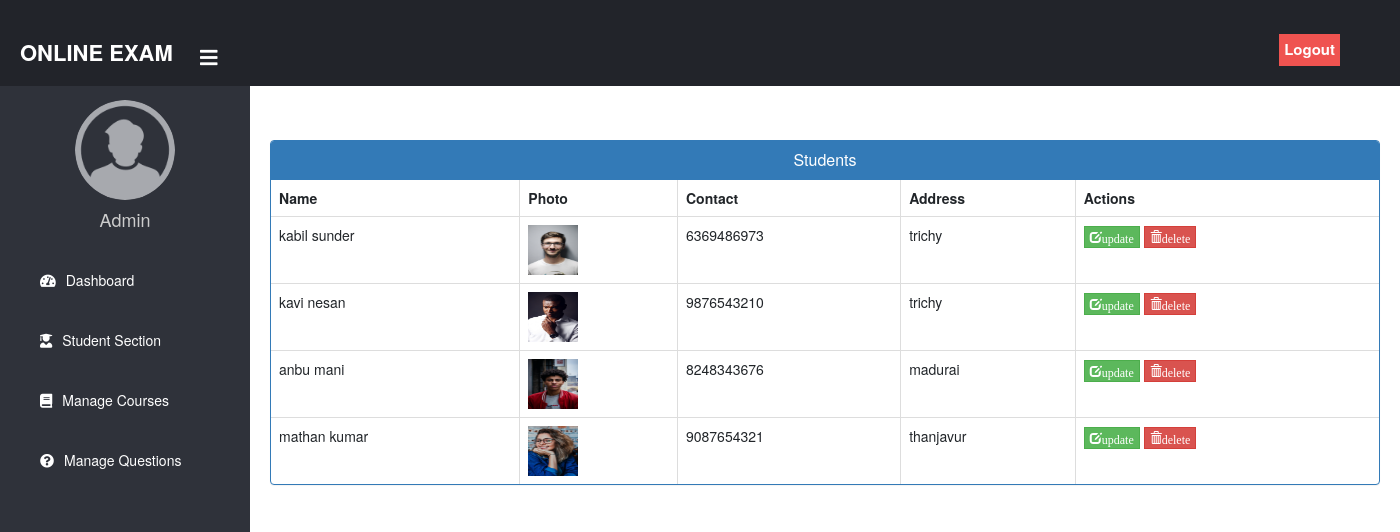
The page /admin_view_student on the database its author committed.
### student_app/models.py (models this page shows, shortened)
class Student(models.Model):
    user=models.OneToOneField(User,on_delete=models.CASCADE,related_name='profile')
    profile_pic= models.ImageField(upload_to='profile_pic',null=True,blank=True)
    address = models.CharField(max_length=40)
    mobile = models.CharField(max_length=20,null=False)
    @property
    def get_name(self):
        return self.user.first_name+" "+self.user.last_name

### onlineExam/views.py (the view)
# urls.py: path('admin_view_student',views.admin_view_student_view,name='admin_view_student'),
def admin_view_student_view(request):
	students=Student.objects.all()
	return render(request,'admin_view_student_view.html',{'students':students})

### templates/admin_view_student_view.html (shortened to what this page needs)
{% extends 'adminbase.html' %}
{% block content %}
{%load static%}
<head>
  <link rel="stylesheet" type="text/css" href="{% static 'bootstrap4/css/bootstrap.min.css' %}">
  <link href="//netdna.bootstrapcdn.com/bootstrap/3.0.0/css/bootstrap.min.css" rel="stylesheet" id="bootstrap-css">
</head>
<br><br>
<div class="container">
  <div class="panel panel-primary">
    <div class="panel-heading">
      <h6 class="panel-title">Students</h6>
    </div>
    <table class="table table-hover table-bordered" id="dev-table">
      <thead>
        <tr>
          <th>Name</th>
          <th>Photo</th>
          <th>Contact</th>
          <th>Address</th>
          <th>Actions</th>
        </tr>
      </thead>
      {% for t in students %}
      <tr>
        <td> {{t.get_name}}</td>
        <td> <img src="{{t.user.profile.profile_pic.url}}" alt="My image" width="50px" height="50px"></td>
        <td>{{t.mobile}}</td>
        <td>{{t.address}}</td>
        <td><a class="btn btn-success btn-xs" style="border-radius: 0%;" href="{% url 'update_student' t.id  %}"><span class="glyphicon glyphicon-edit">update</span></a>
        <a class="btn btn-danger btn-xs" style="border-radius: 0%;" href="{% url 'delete_student' t.id  %}"><span class="glyphicon glyphicon-trash">delete</span></a></td>
      </tr>
      {% endfor %}
    </table>
  </div>
</div>
<br><br><br><br><br><br>
{% endblock content %}

### templates/adminbase.html (shortened to what this page needs)
<!DOCTYPE html>
 {% load static %}
<html lang="en" dir="ltr">
<head>
  <link rel="stylesheet" type="text/css" href="{% static 'bootstrap4/css/bootstrap.min.css' %}">
  <link rel="stylesheet" href="https://cdnjs.cloudflare.com/ajax/libs/font-awesome/5.12.1/css/all.min.css">
</head>
<body>
  <header>
    <label for="check">
      <i style="left: 200px;margin-top: 17px;"class="fas fa-bars" id="sidebar_btn"></i>
    </label>
    <div class="left_area">
      <h3>Online Exam</h3>
    </div>
    <div class="right_area">
      <a href="/logout" class="logout_btn" style="border-radius:0px;"> Logout</a>
    </div>
  </header>
  <div class="sidebar">
    <center>
      <img src="{% static 'images/admin1.png' %}"class="profile_image" alt="">
      <h4>Admin</h4>
    </center>
    <a href="/admin_dashboard"><i class="fas fa-tachometer-alt"></i><span>Dashboard</span></a>
    <a href="/admin_student"><i class="fas fa-user-graduate"></i><span>Student Section</span></a>
    <a href="/admin_course"><i class="fas fa-book"></i><span>Manage Courses</span></a>
    <a href="/admin_question"><i class="fas fa-question-circle"></i><span>Manage Questions</span></a>
  </div>
  <div class="content">
    <br><br><br><br><br>
    {% block content %}
    {% endblock content %}
    <br><br><br>
  </div>
</body>
</html>

### templates/adminbase.html (style rules this page uses)
a:link { text-decoration: none; }
body { margin: 0; padding: 0; font-family: "Gill Sans", sans-serif;; }
header { position: fixed; background: #22242A; padding: 20px; width: 100%; z-index: 1; }
.left_area h3 { color: #fff; margin: 0px; text-transform: uppercase; font-size: 22px; font-weight: 900; }
.logout_btn { padding: 5px; background: #ef5350; text-decoration: none; float: right; margin-top: -30px; margin-right: 40px; border-radius: 2px; font-size: 15px; font-weight: 600; color: #fff; transition: 0.5s; }
.sidebar { background: #2f323a; margin-top: 70px; padding-top: 30px; position: fixed; left: 0; width: 250px; height: 100%; transition: 0.5s; transition-property: left; }
.sidebar .profile_image { width: 100px; height: 100px; border-radius: 100px; margin-bottom: 10px; }
.sidebar h4 { color: #ccc; margin-top: 0; margin-bottom: 20px; }
.sidebar a { color: #fff; display: block; width: 100%; line-height: 60px; text-decoration: none; padding-left: 40px; box-sizing: border-box; transition: 0.5s; }
.sidebar i { padding-right: 10px; }
label #sidebar_btn { z-index: 1; color: #fff; position: fixed; cursor: pointer; left: 300px; font-size: 20px; margin: 5px 0; transition: 0.5s; transition-property: color; }
.content { margin-left: 250px; background-position: center; background-size: cover; height: 100vh; transition: 0.5s; }

### templates/admin_view_student_view.html (style rules this page uses)
a:link { text-decoration: none; }
h6 { text-align: center; }

### rows shown on the page
Student: get_name "kabil sunder", user.profile.profile_pic (picture), mobile "6369486973", address "trichy"
Student: get_name "kavi nesan", user.profile.profile_pic (picture), mobile "9876543210", address "trichy"
Student: get_name "anbu mani", user.profile.profile_pic (picture), mobile "8248343676", address "madurai"
Student: get_name "mathan kumar", user.profile.profile_pic (picture), mobile "9087654321", address "thanjavur"
